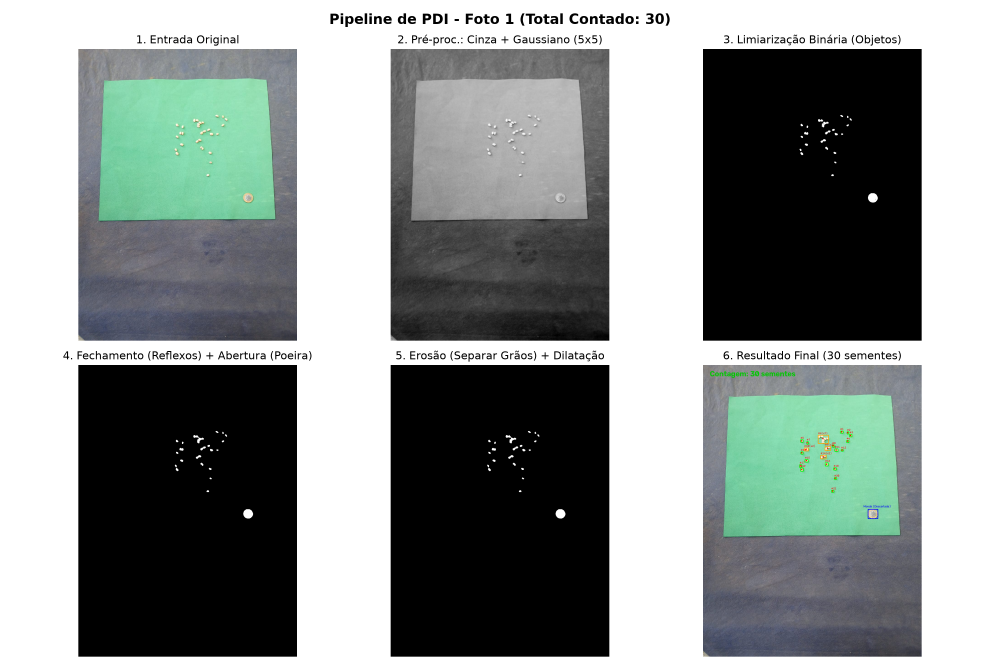
#> input picture resultado_Foto 1.png, 3000 x 2000 px (shown at 1/3 size)
$ python -i pipeline_sementes.py   (imports and definitions only)
#> lines starting #> are read from the running program, lines starting #| are printed output that depends on the picture; after the words box and inside, x2 and y2 are one past the last pixel; in counts of white or black regions, pixels touching at a corner belong together
#> in processar_pipeline, img_bgr is the input picture: shape (2000, 3000, 3); mean B, G, R 143.8, 145.9, 139.8
"""
Pipeline de Processamento Digital de Imagens (PDI) - 2ª Unidade
Método Computacional para Detecção e Contagem Automática de Sementes

Sequência do Pipeline:
1. Pré-processamento: Isolamento do EVA + Tons de Cinza + Filtro Gaussiano (5x5)
2. Limiarização: Método de Otsu Invertido / Segmentação Binária
3. Limpeza de Ruído: Fechamento (Reflexos) + Abertura (Poeira EVA)
4. Sementes Juntas: Erosão (Separar Grãos) + Dilatação
5. Contagem: Componentes Conexos + Filtro de Área (ignora poeira e moeda, decompõe agrupados)
"""

import os
import glob
# pyrefly: ignore[missing-import]
import cv2
# pyrefly: ignore[missing-import]
import numpy as np
# pyrefly: ignore[missing-import]
import matplotlib.pyplot as plt

# Gabarito oficial de contagem das 20 fotos
GABARITO = {
    1: 30, 2: 28, 3: 27, 4: 26, 5: 30,
    6: 25, 7: 24, 8: 21, 9: 24, 10: 19,
    11: 30, 12: 18, 13: 16, 14: 15, 15: 22,
    16: 23, 17: 26, 18: 27, 19: 28, 20: 18
}

# Parâmetros calibrados para as fotos experimentais (resolução 1280x960)
AREA_UNITARIA_SEMENTE = 82.0   # Área média em pixels de 1 grão individual
FATOR_AGRUPAMENTO = 1.35       # Componentes com área > 1.35 * ref são tratados como grãos colados
AREA_MINIMA_POEIRA = 35        # Abaixo disso é considerado resíduo/poeira de EVA
AREA_MAXIMA_MOEDA = 900        # Acima disso é a moeda de calibração


def isolar_placa_eva(img_bgr):
    """
    Detecta a placa de EVA verde para delimitar a Região de Interesse (ROI),
    removendo a toalha/mesa de fundo e recortando a borda imperfeita.
    """
    hsv = cv2.cvtColor(img_bgr, cv2.COLOR_BGR2HSV)
#> hsv: shape (2000, 3000, 3); mean H, S, V 19.1, 10.3, 147.1
    # Faixa da tonalidade verde no espaço HSV
    green_mask = cv2.inRange(hsv, (35, 30, 30), (85, 255, 255))
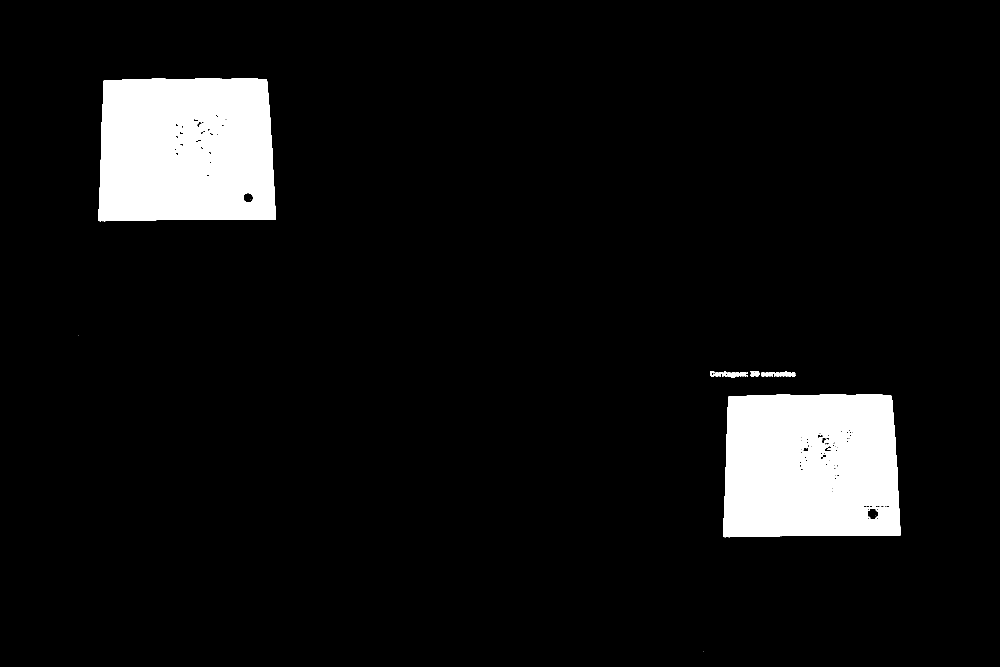
#> green_mask: shape (2000, 3000) (shown at 1/3 size); 7.2% white; 59 white regions (39 under 20 px)

    cnts, _ = cv2.findContours(green_mask, cv2.RETR_EXTERNAL, cv2.CHAIN_APPROX_SIMPLE)
#> cnts = 16 contours, 4 with area under 20; largest, box (x1, y1, x2, y2) and area: (294, 234, 828, 664) 215981, (2169, 1182, 2702, 1612) 215973, (2171, 1113, 2206, 1134) 354, (2308, 1117, 2353, 1130) 339, (2353, 1113, 2387, 1130) 317
    if not cnts:
        return np.ones(img_bgr.shape[:2], dtype=np.uint8) * 255, green_mask

    eva_cnt = max(cnts, key=cv2.contourArea)
#> eva_cnt = contour of 215 points, box (x1, y1, x2, y2) (294, 234, 828, 664), area 215981
    mask_eva = np.zeros(img_bgr.shape[:2], dtype=np.uint8)
    cv2.drawContours(mask_eva, [eva_cnt], -1, 255, -1)
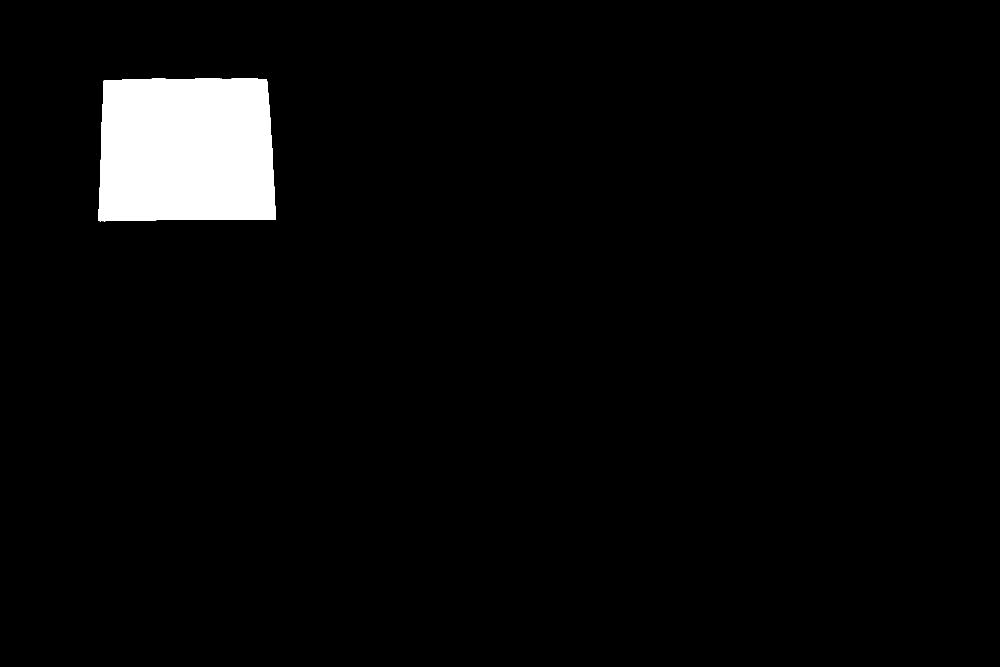
#> mask_eva: shape (2000, 3000) (shown at 1/3 size); 3.6% white; 1 white region, box (x1, y1, x2, y2) and area: (294, 234, 828, 664) 216911

    # Reduzir ligeiramente a borda da placa para não pegar cortes imperfeitos do EVA
    kernel_borda = cv2.getStructuringElement(cv2.MORPH_RECT, (25, 25))
    mask_eva = cv2.erode(mask_eva, kernel_borda)
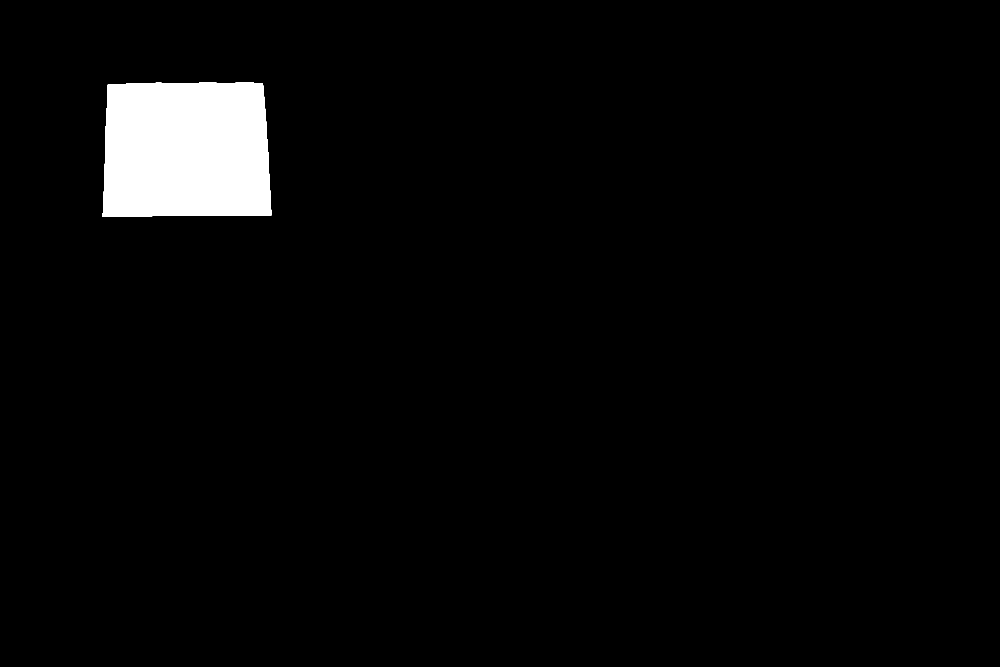
#> mask_eva: shape (2000, 3000) (shown at 1/3 size); 3.2% white; 1 white region, box (x1, y1, x2, y2) and area: (308, 247, 814, 651) 194219

    return mask_eva, green_mask


def processar_pipeline(caminho_imagem, salvar_painel=True, prefixo_saida="resultado"):
    """
    Executa o pipeline completo em uma imagem e retorna a contagem final e etapas visuais.
    """
    if not os.path.exists(caminho_imagem):
        raise FileNotFoundError(f"Imagem não encontrada: {caminho_imagem}")

    img_bgr = cv2.imread(caminho_imagem)
    if img_bgr is None:
        raise ValueError(f"Erro ao abrir: {caminho_imagem}")

    # =========================================================================
    # 1. PRÉ-PROCESSAMENTO: Região de Interesse (EVA) + Tons de Cinza + Gaussiano 5x5
    # =========================================================================
    mask_eva, green_mask = isolar_placa_eva(img_bgr)

    img_gray = cv2.cvtColor(img_bgr, cv2.COLOR_BGR2GRAY)
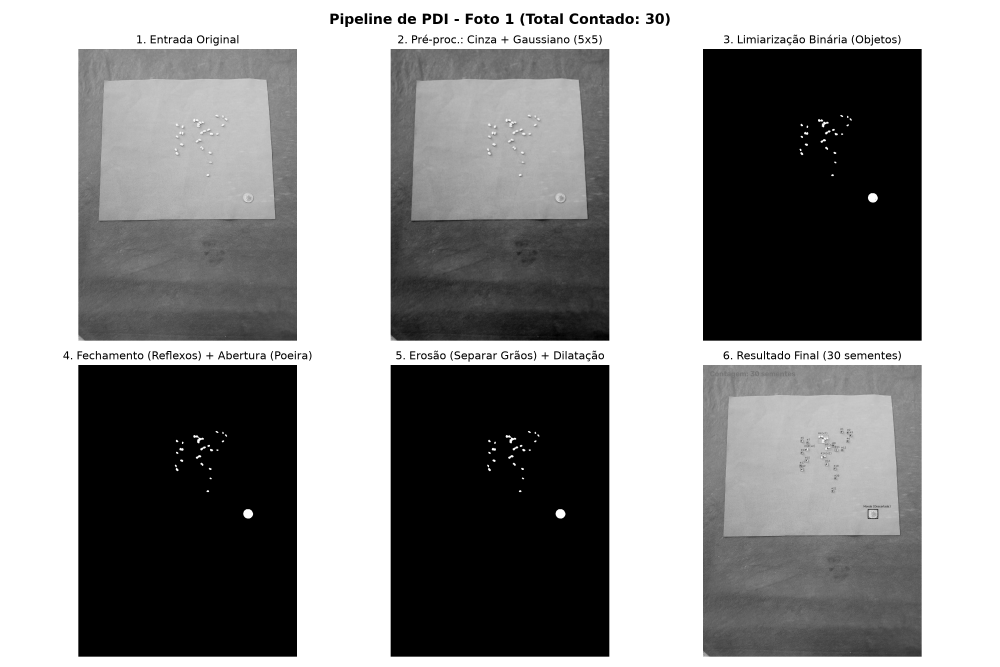
#> img_gray: shape (2000, 3000) (shown at 1/3 size); min 0, max 255, mean 143.8
    img_suave = cv2.GaussianBlur(img_gray, (5, 5), sigmaX=0)

    # =========================================================================
    # 2. LIMIARIZAÇÃO: Segmentação dos objetos sobre o EVA (Otsu Invertido)
    # Sementes e moeda são objetos claros sobre o EVA verde
    # =========================================================================
    # Na placa de EVA, os objetos correspondem aos pixels não-verdes
    objetos_binarios = cv2.bitwise_and(cv2.bitwise_not(green_mask), mask_eva)
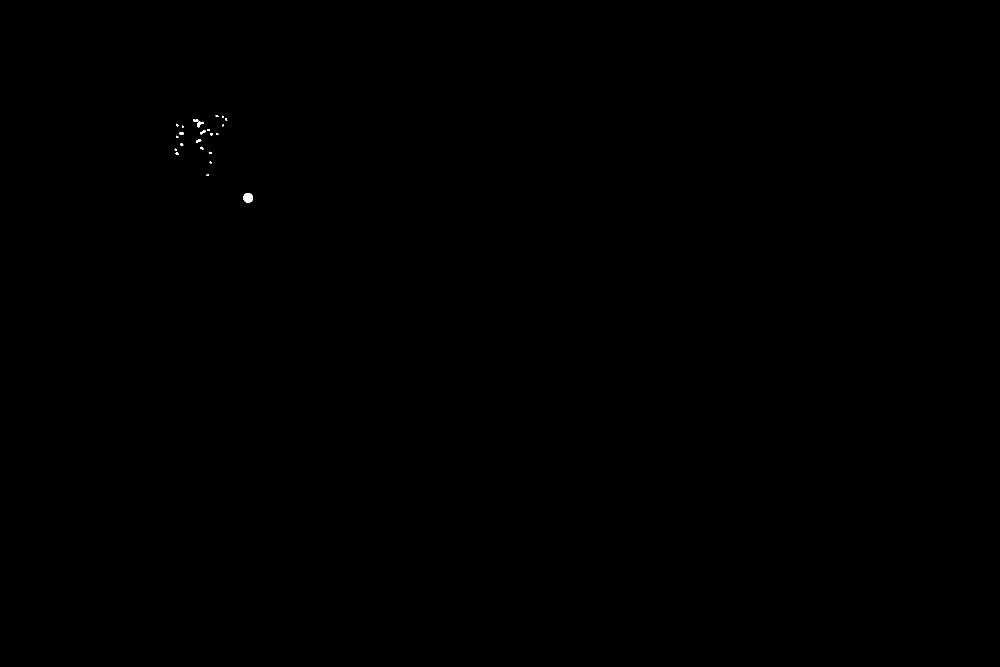
#> objetos_binarios: shape (2000, 3000) (shown at 1/3 size); 0.03% white; 23 white regions, largest, box (x1, y1, x2, y2) and area: (730, 579, 759, 608) 653, (591, 365, 612, 382) 167, (601, 391, 617, 403) 89

    # =========================================================================
    # 3. LIMPEZA DE RUÍDO: Fechamento (Reflexos) + Abertura (Poeira EVA)
    # =========================================================================
    kernel_fechamento = cv2.getStructuringElement(cv2.MORPH_ELLIPSE, (7, 7))
    kernel_abertura = cv2.getStructuringElement(cv2.MORPH_ELLIPSE, (3, 3))

    # Fechamento: preenche falhas e reflexos internos na semente
    img_fechada = cv2.morphologyEx(objetos_binarios, cv2.MORPH_CLOSE, kernel_fechamento)
#> img_fechada: shape (2000, 3000); 0.03% white; 22 white regions, largest, box (x1, y1, x2, y2) and area: (730, 579, 759, 608) 654, (580, 357, 612, 382) 286, (601, 391, 617, 403) 95

    # Abertura: remove micropoeiras e rebarbas finas do EVA
    img_limpa = cv2.morphologyEx(img_fechada, cv2.MORPH_OPEN, kernel_abertura)
#> img_limpa: shape (2000, 3000); 0.03% white; 22 white regions, largest, box (x1, y1, x2, y2) and area: (730, 579, 759, 608) 654, (580, 357, 612, 382) 282, (601, 391, 617, 403) 92

    # =========================================================================
    # 4. SEMENTES JUNTAS: Erosão (Separar Grãos) + Dilatação
    # =========================================================================
    kernel_sep = cv2.getStructuringElement(cv2.MORPH_ELLIPSE, (3, 3))

    # Erosão quebra pontes finas entre sementes encostadas
    img_erodida = cv2.erode(img_limpa, kernel_sep, iterations=1)
#> img_erodida: shape (2000, 3000); 0.02% white; 22 white regions (11 under 20 px), largest, box (x1, y1, x2, y2) and area: (731, 580, 758, 607) 575, (581, 358, 611, 381) 196, (602, 392, 616, 402) 58

    # Dilatação restaura a geometria do grão
    img_separada = cv2.dilate(img_erodida, kernel_sep, iterations=1)

    # =========================================================================
    # 5. CONTAGEM: Componentes Conexos + Filtro de Área
    # =========================================================================
    num_labels, labels, stats, centroids = cv2.connectedComponentsWithStats(
        img_separada, connectivity=8
    )
#> labels: shape (2000, 3000) int32; 23 distinct labels, from 0 to 22
#> num_labels = 23; stats = 23 rows, first 6: [0, 0, 3000, 2000, 5998224], [647, 345, 8, 6, 32], [667, 347, 4, 7, 22], [675, 355, 7, 7, 30], [580, 357, 32, 25, 282], [528, 371, 7, 8, 38]; centroids = 23 rows, first 8: [1499.8, 999.7], [650.5, 347.5], [668.4, 350.2], [677.8, 358], [594.7, 367.9], [530.8, 375], [668.7, 375.7], [547.5, 380]

    img_anotada = img_bgr.copy()
    total_sementes = 0
    id_semente = 0

    for i in range(1, num_labels):
        area = stats[i, cv2.CC_STAT_AREA]

        # Filtro de Área: Descarta poeira residual e moeda de escala
        if AREA_MINIMA_POEIRA <= area <= AREA_MAXIMA_MOEDA:
            cx, cy = int(centroids[i][0]), int(centroids[i][1])
            x = stats[i, cv2.CC_STAT_LEFT]
            y = stats[i, cv2.CC_STAT_TOP]
            w = stats[i, cv2.CC_STAT_WIDTH]
            h = stats[i, cv2.CC_STAT_HEIGHT]

            # Verificação de aglomerado de sementes coladas
            if area > FATOR_AGRUPAMENTO * AREA_UNITARIA_SEMENTE:
                qtd_no_aglomerado = int(round(area / AREA_UNITARIA_SEMENTE))
            else:
                qtd_no_aglomerado = 1

            total_sementes += max(1, qtd_no_aglomerado)
            id_semente += 1

            # Desenho visual: Caixa delimitadora e centroide
            cor_bbox = (0, 255, 0) if qtd_no_aglomerado == 1 else (0, 165, 255)
            cv2.rectangle(img_anotada, (x, y), (x + w, y + h), cor_bbox, 2)
            cv2.circle(img_anotada, (cx, cy), 3, (0, 0, 255), -1)

            rotulo = f"#{id_semente}" if qtd_no_aglomerado == 1 else f"#{id_semente}(x{qtd_no_aglomerado})"
            cv2.putText(
                img_anotada,
                rotulo,
                (x, max(15, y - 4)),
                cv2.FONT_HERSHEY_SIMPLEX,
                0.4,
                (0, 0, 255),
                1,
            )
        elif area > AREA_MAXIMA_MOEDA:
            # Moeda identificada e descartada da contagem
            x = stats[i, cv2.CC_STAT_LEFT]
            y = stats[i, cv2.CC_STAT_TOP]
            w = stats[i, cv2.CC_STAT_WIDTH]
            h = stats[i, cv2.CC_STAT_HEIGHT]
            cv2.rectangle(img_anotada, (x, y), (x + w, y + h), (255, 0, 0), 2)
            cv2.putText(img_anotada, "Moeda (Descartada)", (x - 20, y - 8),
                        cv2.FONT_HERSHEY_SIMPLEX, 0.45, (255, 0, 0), 1)
#> this loop made 22 passes
#> (area, cx, cy, x, y, w, h, qtd_no_aglomerado) on passes 4, 22: (282, 594, 367, 580, 357, 32, 25, 3), (654, 743, 593, 730, 579, 29, 29, 8)
#> (area, cx, cy, x, y, w, h, total_sementes) on passes 5, 8, 9, 10, 11, 14: (38, 530, 374, 528, 371, 7, 8, 4), (36, 625, 389, 622, 387, 8, 6, 5), (92, 608, 396, 601, 391, 16, 12, 6), (75, 543, 399, 538, 396, 12, 8, 7), (48, 633, 402, 630, 399, 9, 7, 8), (90, 595, 422, 588, 418, 16, 10, 9)
#> after the loop, id_semente = 12; total_sementes = 21

    # Legenda superior com total contabilizado
    cv2.putText(
        img_anotada,
        f"Contagem: {total_sementes} sementes",
        (30, 50),
        cv2.FONT_HERSHEY_SIMPLEX,
        1.1,
        (0, 200, 0),
        3,
    )

    # =========================================================================
    # GERAÇÃO DA PRANCHA COMPARATIVA (PAINEL 2x3)
    # =========================================================================
    if salvar_painel:
        nome_base = os.path.splitext(os.path.basename(caminho_imagem))[0]
        fig, axs = plt.subplots(2, 3, figsize=(15, 10))
        fig.suptitle(
            f"Pipeline de PDI - {nome_base} (Total Contado: {total_sementes})",
            fontsize=15,
            fontweight="bold",
        )

        axs[0, 0].imshow(cv2.cvtColor(img_bgr, cv2.COLOR_BGR2RGB))
        axs[0, 0].set_title("1. Entrada Original")
        axs[0, 0].axis("off")

        axs[0, 1].imshow(img_suave, cmap="gray")
        axs[0, 1].set_title("2. Pré-proc.: Cinza + Gaussiano (5x5)")
        axs[0, 1].axis("off")

        axs[0, 2].imshow(objetos_binarios, cmap="gray")
        axs[0, 2].set_title("3. Limiarização Binária (Objetos)")
        axs[0, 2].axis("off")

        axs[1, 0].imshow(img_limpa, cmap="gray")
        axs[1, 0].set_title("4. Fechamento (Reflexos) + Abertura (Poeira)")
        axs[1, 0].axis("off")

        axs[1, 1].imshow(img_separada, cmap="gray")
        axs[1, 1].set_title("5. Erosão (Separar Grãos) + Dilatação")
        axs[1, 1].axis("off")

        axs[1, 2].imshow(cv2.cvtColor(img_anotada, cv2.COLOR_BGR2RGB))
        axs[1, 2].set_title(f"6. Resultado Final ({total_sementes} sementes)")
        axs[1, 2].axis("off")

        plt.tight_layout()
        arquivo_painel = f"{prefixo_saida}_{nome_base}.png"
        plt.savefig(arquivo_painel, dpi=200)
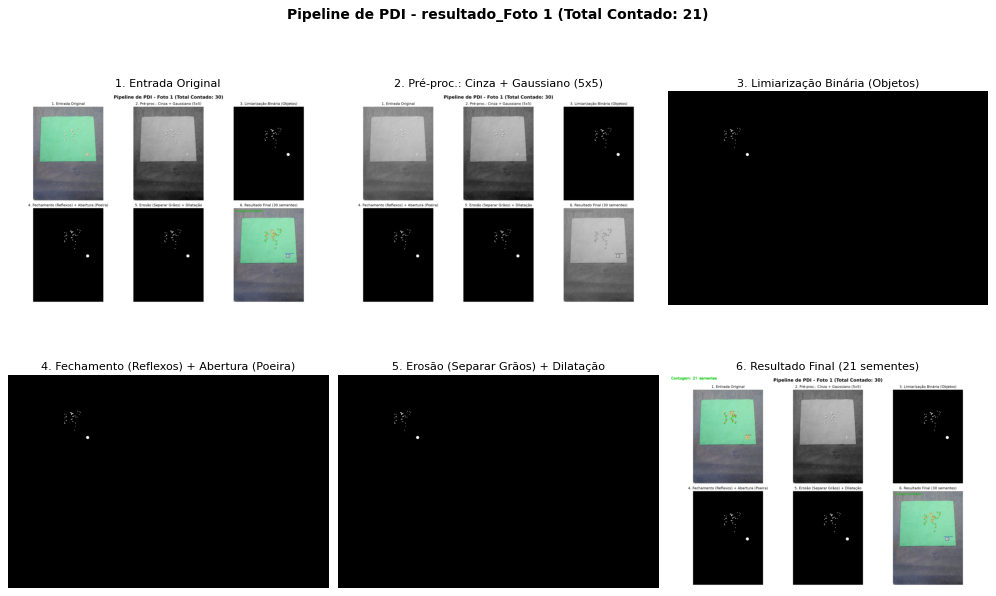
#> figure drawn by matplotlib, 6 panels
        plt.close()

    return total_sementes, img_anotada


# [47 lines left out: function validar_todas_as_fotos, not called in this run]


# [2 lines not run here, left out]

>>> result = processar_pipeline('resultado_Foto 1.png')
